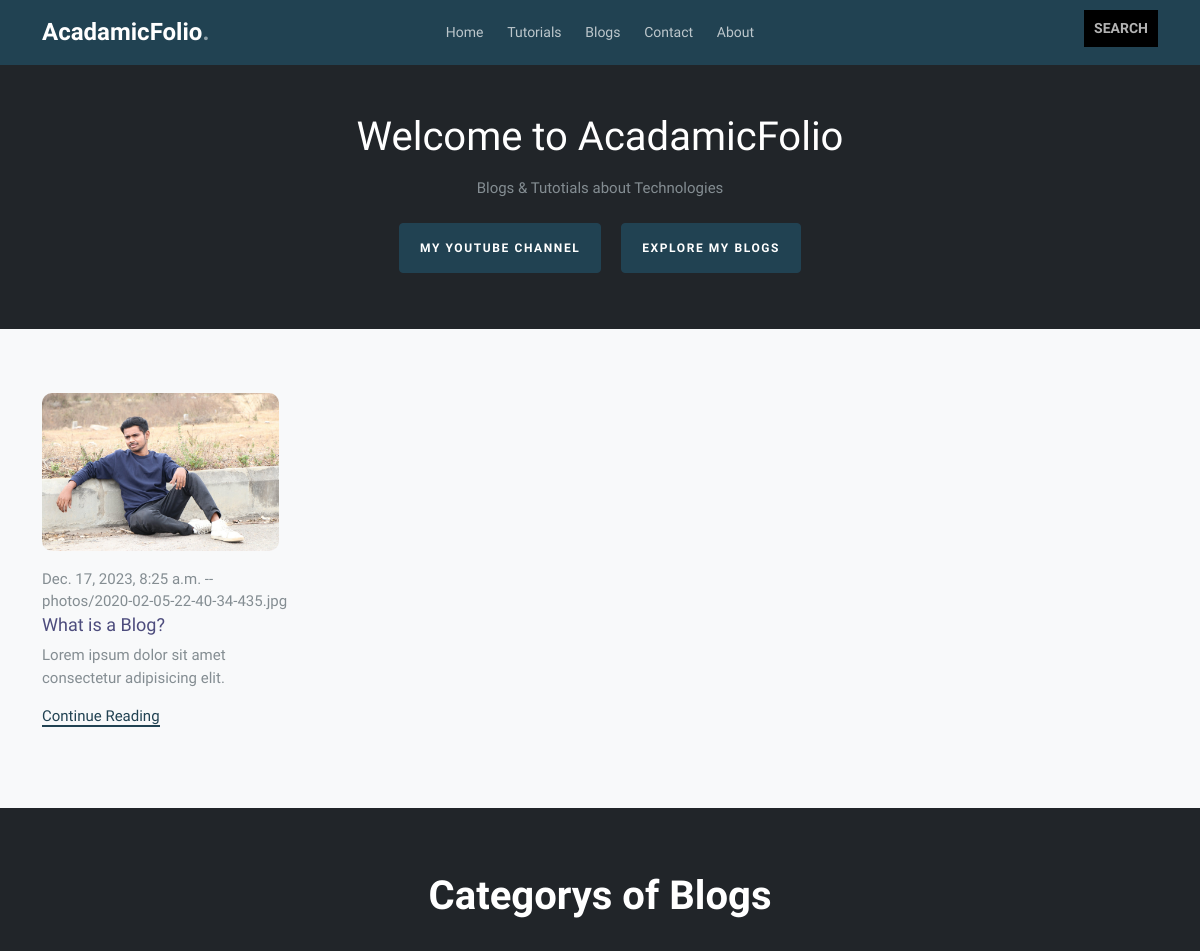
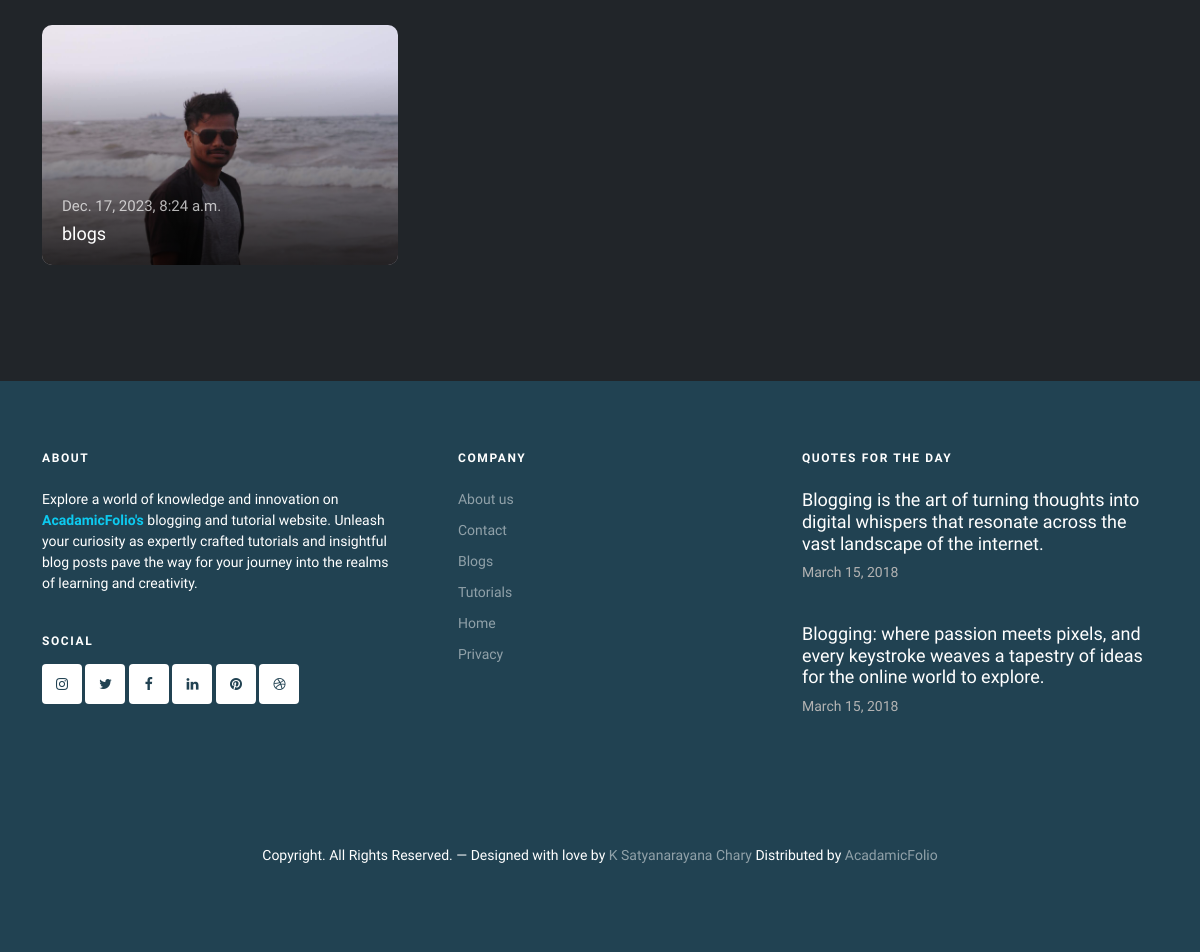
The page / on the database its author committed (2 pictures, top to bottom).
### app/models.py (models this page shows, shortened)
class Blog(models.Model):
    blog_id = models.AutoField(primary_key=True)
    blog_title = models.CharField(max_length=1000)
    blog_image = models.ImageField(upload_to='photos')
    blog_description = RichTextField()
    blog_date = models.DateTimeField()
    category = models.ForeignKey(Category, on_delete=models.CASCADE)
    url = models.CharField(unique=True,max_length=100)

class Category(models.Model):
    category_id = models.AutoField(primary_key=True)
    category_title = models.CharField(max_length=1000)
    category_image = models.ImageField(upload_to='photos')
    category_description = RichTextField()
    category_date = models.DateTimeField()
    url = models.CharField(unique=True,max_length=100)

### app/views.py (the view)
# urls.py: path('',index,name="index"),
def index(request):
    tutorials = Tutorial.objects.all()
    category = Category.objects.all()
    blogs = Blog.objects.all()[:5]
    return render(request,"index.html",{'tutorials':tutorials,'category':category,'blogs':blogs})

### templates/index.html (shortened to what this page needs)
{% extends "base.html" %}
{% block body %}
<div id="intro" class="p-5 text-center bg-dark">
  <h1 class="mb-3 text-white">Welcome to AcadamicFolio</h1>
  <p class="mb-3">Blogs & Tutotials about Technologies</p>
  <a
    class="btn btn-primary m-2"
    href="https://www.youtube.com/watch?v=c9B4TPnak1A"
    role="button"
    rel="nofollow"
    target="_blank"
    >My Youtube Channel</a
  >
  <a
    class="btn btn-primary m-2"
    href="{% url 'blogs' %}"
    role="button"
    >Explore my Blogs</a
  >
</div>
<section class="section posts-entry posts-entry-sm bg-light">
  <div class="container">
    <div class="row">
      {% for blogs in blogs  %}
      <div class="col-md-6 col-lg-3">
        <div class="blog-entry">
          <a href="single.html" class="img-link me-4">
            <img src="media/{{blogs.blog_image}}" alt="Image" class="img-fluid" />
          </a>
          <span class="date">{{blogs.blog_date}} -- {{blogs.blog_image}}</span>
          <h2><a href="single.html">{{blogs.blog_title}}</a></h2>
          <p>Lorem ipsum dolor sit amet consectetur adipisicing elit.</p>
          <p><a href="#" class="read-more">Continue Reading</a></p>
        </div>
      </div>
      {% endfor %}
    </div>
  </div>
</section>
<section class="section bg-dark">
  <h1 class="text-center pb-5 text-white fw-bold">Categorys of Blogs</h1>
  <div class="container">
      {% for category in category  %}
      {% if forloop.counter0|divisibleby:3 %}<div class="row align-items-stretch retro-layout">  {%  endif %}
      <div class="col-md-4">
        <a href="{% url 'blogs' %}" class="h-entry mb-30 v-height gradient">
          <div class="featured-img" style="background-image: url('media/{{category.category_image}}');"></div>
          <div class="text">
            <span class="date">{{category.category_date}}</span>
            <h2>{{category.category_title}}</h2>
          </div>
        </a>
      </div>
    {%  if forloop.counter|divisibleby:3 or forloop.last %}</div><br>{%  endif %}
    {% endfor %}
  </div>
</section>
{% endblock body %}

### templates/base.html (shortened to what this page needs)
{% load static %}
<!doctype html>
<html lang="en">
<head>
    <link href="https://cdn.jsdelivr.net/npm/bootstrap@5.0.2/dist/css/bootstrap.min.css" rel="stylesheet">
	<link rel="stylesheet" href="{% static 'fonts/icomoon/style.css' %}">
	<link rel="stylesheet" href="{% static 'fonts/flaticon/font/flaticon.css' %}">
	<link rel="stylesheet" href="https://cdn.jsdelivr.net/npm/bootstrap-icons@1.8.1/font/bootstrap-icons.css">
	<link rel="stylesheet" href="{% static 'css/tiny-slider.css' %}">
	<link rel="stylesheet" href="{% static 'css/aos.css' %}">
	<link rel="stylesheet" href="{% static 'css/glightbox.min.css' %}">
	<link rel="stylesheet" href="{% static 'css/style.css' %}">
	<link rel="stylesheet" href="{% static 'css/flatpickr.min.css' %}">
</head>
<body>
	<nav class="site-nav">
		<div class="container">
			<div class="menu-bg-wrap">
				<div class="site-navigation">
					<div class="row g-0 align-items-center">
						<div class="col-2">
							<a href="index.html" class="logo m-0 float-start">AcadamicFolio<span class="text-primary">.</span></a>
						</div>
						<div class="col-8 text-center">
							<ul class="js-clone-nav d-none d-lg-inline-block text-start site-menu mx-auto">
								<li {% if request.resolver_match.url_name == '/' %}class="active"{% else %} class="" {% endif %}><a href="/">Home</a></li>
								<li {% if request.resolver_match.url_name == 'tutorials' %}class="active"{% else %} class="" {% endif %}>
									<a href="{% url 'tutorials' %}">Tutorials</a>
								</li>
								<li {% if request.resolver_match.url_name == 'blogs' %}class="active"{% else %} class="" {% endif %}><a href="{% url 'blogs' %}">Blogs</a></li>
								<li {% if request.resolver_match.url_name == 'contact' %}class="active"{% else %} class="" {% endif %}><a href="{% url 'contact' %}">Contact</a></li>
								<li {% if request.resolver_match.url_name == 'about' %}class="active"{% else %} class="" {% endif %}><a href="{% url 'about' %}">About</a></li>
							</ul>
						</div>
						<div class="col-2 text-end">
							<ul class="js-clone-nav d-none d-lg-inline-block text-start site-menu mx-auto">
								<li class="fw-bold h4 bg-black"><a href="{% url 'search' %}">SEARCH</a></li>
							</ul>
						</div>
					</div>
				</div>
			</div>
		</div>
	</nav>
    {% block body %}
    {% endblock body %}
	<footer class="site-footer">
		<div class="container">
			<div class="row">
				<div class="col-lg-4">
					<div class="widget">
						<h3 class="mb-4">About</h3>
						<p>Explore a world of knowledge and innovation on <span class="text-info fw-bold">AcadamicFolio's</span> blogging and tutorial website. Unleash your curiosity as expertly crafted tutorials and insightful blog posts pave the way for your journey into the realms of learning and creativity.</p>
					</div>
					<div class="widget">
						<h3>Social</h3>
						<ul class="list-unstyled social">
							<li><a href="#"><span class="icon-instagram"></span></a></li>
							<li><a href="#"><span class="icon-twitter"></span></a></li>
							<li><a href="#"><span class="icon-facebook"></span></a></li>
							<li><a href="#"><span class="icon-linkedin"></span></a></li>
							<li><a href="#"><span class="icon-pinterest"></span></a></li>
							<li><a href="#"><span class="icon-dribbble"></span></a></li>
						</ul>
					</div>
				</div>
				<div class="col-lg-4 ps-lg-5">
					<div class="widget">
						<h3 class="mb-4">Company</h3>
						<ul class="list-unstyled float-start links">
							<li><a href="{% url 'about' %}">About us</a></li>
							<li><a href="{% url 'contact' %}">Contact</a></li>
							<li><a href="{% url 'blogs' %}">Blogs</a></li>
							<li><a href="{% url 'tutorials' %}">Tutorials</a></li>
							<li><a href="/">Home</a></li>
							<li><a href="#">Privacy</a></li>
						</ul>
					</div>
				</div>
				<div class="col-lg-4">
					<div class="widget">
						<h3 class="mb-4">Quotes For The Day</h3>
						<div class="post-entry-footer">
							<ul>
								<li>
									<a href="">
										<div class="text">
											<h4>Blogging is the art of turning thoughts into digital whispers that resonate across the vast landscape of the internet.</h4>
											<div class="post-meta">
												<span class="mr-2">March 15, 2018 </span>
											</div>
										</div>
									</a>
								</li>
								<li>
									<a href="">
										<div class="text">
											<h4>Blogging: where passion meets pixels, and every keystroke weaves a tapestry of ideas for the online world to explore.</h4>
											<div class="post-meta">
												<span class="mr-2">March 15, 2018 </span>
											</div>
										</div>
									</a>
								</li>
							</ul>
						</div>
					</div>
				</div>
			</div>
			<div class="row mt-5">
				<div class="col-12 text-center">
            <p>Copyright. All Rights Reserved. &mdash; Designed with love by <a href="https://untree.co">K Satyanarayana Chary</a>  Distributed by <a href="https://themewagon.com">AcadamicFolio</a>
            </p>
          </div>
        </div>
      </div>
    </footer>
  </body>
  </html>

### rows shown on the page
Blog: blog_image (picture), blog_date "Dec. 17, 2023, 8:25 a.m.", blog_image "photos/2020-02-05-22-40-34-435.jpg", blog_title "What is a Blog?"
Category: category_image (picture), category_date "Dec. 17, 2023, 8:24 a.m.", category_title "blogs"
